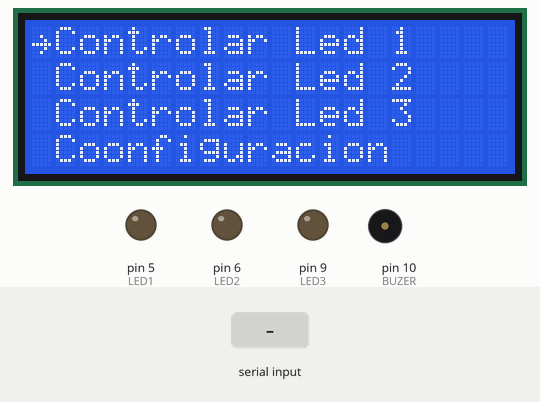
This sketch was run on a simulated Arduino Uno, built with avr-gcc and run on an emulated ATmega328P. On the bench: 20×4 character LCD, output pins drawn as LEDs (lit = HIGH), buzzer (waves = sounding). Inputs (shaded band) come from the test bench. What the sketch prints to the serial monitor is not drawn.

Above: at 1.3 s.
1.4 s: "a" received over Serial
At 1.9 s:
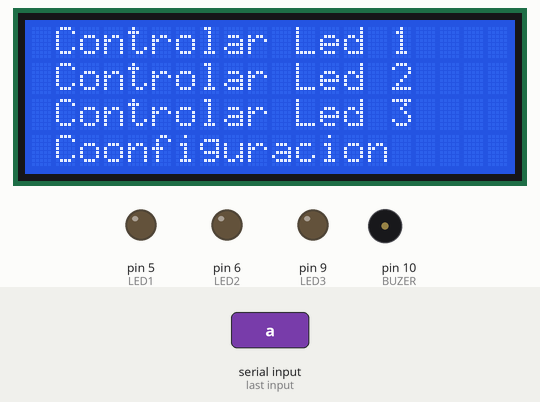
3.0 s: "a" received over Serial
At 4.3 s:
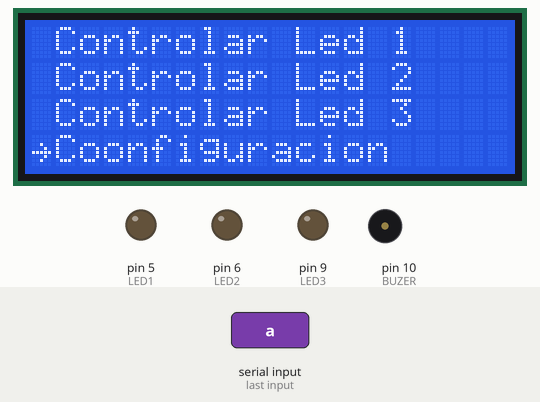
4.6 s: "o" received over Serial
At 6.3 s:
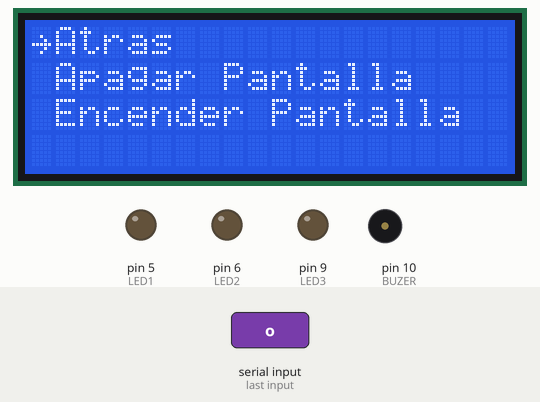
6.6 s: "s" received over Serial
At 7.7 s:
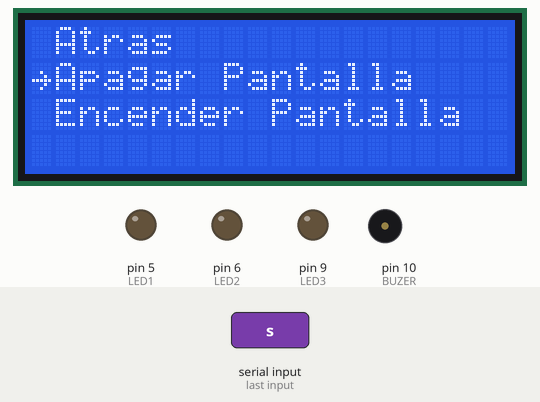
8.6 s: "s" received over Serial
At 10.3 s:
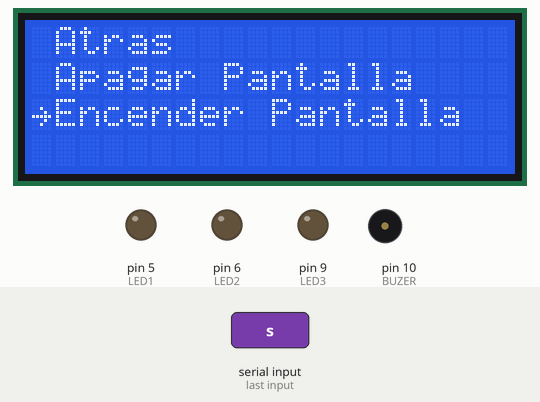
10.6 s: "s" received over Serial
At 11.0 s:
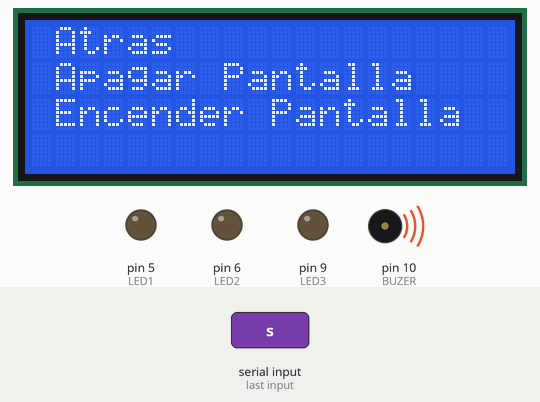
Timing chart, 0 to 13.6 s (numbered marks = the images above; inputs shaded):
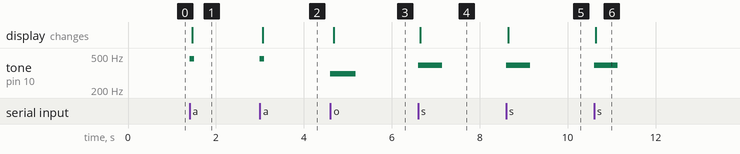

The sketch:

MenuPantalla.ino
```cpp
#include <Wire.h>
#include <LiquidCrystal_I2C.h>
#include <LiquidMenu.h>

#define DIRECCION 0X27
#define FILAS 4
#define COLUM 20

/////   Salidas
#define LED1 5
#define LED2 6
#define LED3 9
#define BUZER 10

LiquidCrystal_I2C lcd(DIRECCION, COLUM, FILAS);


////////    Pantalla Principal
LiquidLine linea1(1, 0, "Controlar Led 1");
LiquidLine linea2(1, 1, "Controlar Led 2");
LiquidLine linea3(1, 2, "Controlar Led 3");
LiquidLine linea4(1, 3, "Coonfiguracion");

LiquidScreen pantallaPrinc(linea1, linea2, linea3, linea4);

/////////  Pantalla Control Led
LiquidLine linea1_Led(1, 0, "Atras");
LiquidLine linea2_Led(1, 1, "Encender");
LiquidLine linea3_Led(1, 2, "Apagar");

LiquidScreen pantallaLed(linea1_Led, linea2_Led, linea3_Led);

/////////  Pantalla Configuracion
LiquidLine linea1_Confi(1, 0, "Atras");
LiquidLine linea2_Confi(1, 1, "Apagar Pantalla");
LiquidLine linea3_Confi(1, 2, "Encender Pantalla");

LiquidScreen pantallaConfi(linea1_Confi, linea2_Confi, linea3_Confi);

LiquidMenu menu(lcd);   //, pantallaPrinc, pantallaLed, pantallaConfi

byte ledSeleccionado = 0;

#define FREC1 311
#define FREC2 392
#define FREC3 466

/////   Entradas
#define BAUDIOS 9600
#define BTNDERECHA 2
#define BTNIZQUIERDA 3
#define BTNCENTRO 4

///   Variables

unsigned long tiempoPitido = 0;
bool tempPitido = false;
int tiempoBuzer = 0;

void setup() {
  iniciarLCD();
  inicializar();
  iniciarEntradas();
  iniciarSalidas();
  focusAtachMenu();
}

void loop() {
  ///////  Menu
  apagarPitido();
  //selectOpcion();
  switch(Serial.read()){
    case 'a':
    Serial.println("Boton arriba");
        pitido(3, 100);
        menu.switch_focus(false);   ///Vamos hacia arriba
    break;

    case 's':
    Serial.println("Boton abajo");
      pitido(2, 100);
      menu.switch_focus(true);   ///Vamos hacia abajo
      delay(500);
    break;

    case 'o':
    Serial.println("Boton ok");
      pitido(1, 300);
      menu.call_function(1);
      delay(500);
    break;
  }
  ///////  Fin Menu

}

//////  Pantalla principal

void fnLinea1(){
  Serial.println("Estoy en funcion linea 2");
  menu.change_screen(2);
  menu.set_focusedLine(0);
  ledSeleccionado = 1;
}

void fnLinea2(){
  Serial.println("Estoy en funcion linea 3");
  menu.change_screen(2);
  menu.set_focusedLine(0);
  ledSeleccionado = 2;
}

void fnLinea3(){
  Serial.println("Estoy en funcion linea 4");
  menu.change_screen(2);
  menu.set_focusedLine(0);
  ledSeleccionado = 3;
}

void fnLinea4(){
  Serial.println("Estoy en funcion linea 7");
  menu.change_screen(3);
  menu.set_focusedLine(0);
}

//////  Pantalla Led
void fnLinea1_Led(){
  Serial.println("Estoy en funcion linea 1 de led");
  menu.change_screen(1);
  menu.set_focusedLine(0);
}

void fnLinea2_Led(){
  Serial.println("Estoy en funcion linea 2 de led");
  controlaLed(HIGH);
}

void fnLinea3_Led(){
  Serial.println("Estoy en funcion linea 3 de led");
  controlaLed(LOW);
}

//////  Pantalla Configuracion
void fnLinea1_Confi(){
  Serial.println("Estoy en funcion linea 1 de Configuracion");
  menu.change_screen(1);
  menu.set_focusedLine(0);
}

void fnLinea2_Confi(){
  Serial.println("Estoy en funcion linea 2 de Configuracion");
}

void fnLinea3_Confi(){
  Serial.println("Estoy en funcion linea 3 de Configuracion");
}

void controlaLed(bool s){
  switch(ledSeleccionado){
    case 0:
    digitalWrite(LED1, s);
    digitalWrite(LED2, s);
    digitalWrite(LED3, s);
    break;
    case 1:
    digitalWrite(LED1, s);
    break;
    case 2:
    digitalWrite(LED2, s);
    break;
    case 3:
    digitalWrite(LED3, s);
    break;
  }
}

void menuAtras(){
  menu.change_screen(1);
  menu.set_focusedLine(0);
}

/////   Funciones
void iniciarEntradas(){
  pinMode(BTNDERECHA, INPUT_PULLUP);
  pinMode(BTNIZQUIERDA, INPUT_PULLUP);
  pinMode(BTNCENTRO, INPUT_PULLUP);
}

void iniciarSalidas(){
  pinMode(LED1, OUTPUT);
  pinMode(LED2, OUTPUT);
  pinMode(LED3, OUTPUT);
  pinMode(BUZER, OUTPUT);
}

void inicializar(){
  Serial.begin(BAUDIOS);
}

void iniciarLCD(){
  lcd.begin();
  lcd.backlight();
  lcd.setCursor(0, 0);
  lcd.print("     BIENVENIDO");
  lcd.setCursor(0, 1);
  lcd.print("   SERGIO ROMERO");
  menu.init();
}

bool btnPulsado(byte boton){    //0 --> Btn Derecha, 1 --> Btn Izquierda, 2 --> Btn Centro
  bool resp = false;
  switch(boton){
    case 0:
      if(!digitalRead(BTNDERECHA))
        resp = true;
        //Serial.println("Boton Derecho pulsado");
      break;
    case 1:
      if(!digitalRead(BTNIZQUIERDA))
        Serial.println("Boton Izquierda pulsado");
      break;
    case 2:
      if(!digitalRead(BTNCENTRO))
        Serial.println("Boton Centro pulsado");
      break;
    default:
      Serial.println("Este boton no existe");
  }
  return resp;
}

void controlLed(byte led, byte luminusidad){  //1 --> Led1, 2 --> Led2, 3 --> Led3
  switch(led){
    case 1:
      analogWrite(LED1, luminusidad);
      break;
    case 2:
      analogWrite(LED2, luminusidad);
      break;
    case 3:
      analogWrite(LED3, luminusidad);
      break;
    default:
      Serial.println("Este led no existe");
  }
}

void pitido(byte frec, int tP){
  tempPitido = true;
  switch(frec){
    case 1:
      tone(BUZER, FREC1);
      break;
    case 2:
      tone(BUZER, FREC2);
      break;
    case 3:
      tone(BUZER, FREC3);
      break;
    default:
      Serial.println("Esta frecuencia no existe");
      tempPitido = false;
  }
  if(tempPitido){
    tiempoPitido = millis();
    tiempoBuzer = tP;
  }
}

void focusAtachMenu(){
  /////Pantalla principal
  linea1.set_focusPosition(Position::LEFT);
  linea2.set_focusPosition(Position::LEFT);
  linea3.set_focusPosition(Position::LEFT);
  linea4.set_focusPosition(Position::LEFT);

  linea1.attach_function(1, fnLinea1);
  linea2.attach_function(1, fnLinea2);
  linea3.attach_function(1, fnLinea3);
  linea4.attach_function(1, fnLinea4);

  menu.add_screen(pantallaPrinc);

  /////Pantalla Led
  linea1_Led.set_focusPosition(Position::LEFT);
  linea2_Led.set_focusPosition(Position::LEFT);
  linea3_Led.set_focusPosition(Position::LEFT);

  linea1_Led.attach_function(1, fnLinea1_Led);
  linea2_Led.attach_function(1, fnLinea2_Led);
  linea3_Led.attach_function(1, fnLinea3_Led);

  menu.add_screen(pantallaLed);

  /////Pantalla Configuracion
  linea1_Confi.set_focusPosition(Position::LEFT);
  linea2_Confi.set_focusPosition(Position::LEFT);
  linea3_Confi.set_focusPosition(Position::LEFT);

  linea1_Confi.attach_function(1, fnLinea1_Confi);
  linea2_Confi.attach_function(1, fnLinea2_Confi);
  linea3_Confi.attach_function(1, fnLinea3_Confi);

  menu.add_screen(pantallaConfi);

  ///// Numero de filas
  pantallaPrinc.set_displayLineCount(4);
  pantallaLed.set_displayLineCount(4);
  pantallaConfi.set_displayLineCount(4);

  menu.set_focusedLine(0);
  menu.update();
}

void selectOpcion(){
    if(!digitalRead(BTNCENTRO)){
      Serial.println("Boton central");
      pitido(1, 300);
      menu.call_function(1);
      delay(500);
  }
}

void direccionOpcion(){
  if(!digitalRead(BTNDERECHA) || !digitalRead(BTNIZQUIERDA)){
    if(!digitalRead(BTNDERECHA)){
        Serial.println("Boton derecha");
        pitido(2, 100);
        menu.switch_focus(true);   ///Vamos hacia abajo
    }
    if(!digitalRead(BTNIZQUIERDA)){
        Serial.println("Boton izquierda");
        pitido(3, 100);
        menu.switch_focus(false);   ///Vamos hacia arriba
    }
    menu.update();
  }
}

///Apagar pitido

void apagarPitido(){
  if((millis() - tiempoPitido > tiempoBuzer)  && tempPitido){
  noTone(BUZER);
  tempPitido = false;
  }
}
//////////////
```

Measured:
- after the input at 1.4 s, tone on pin 10 (BUZER): silent → 466 Hz at once, → silent 0.10 s later; the display: changes after 0.06 s (image 1)
- after the input at 3.0 s, tone on pin 10 (BUZER): silent → 466 Hz at once, → silent 0.10 s later; the display: changes after 0.06 s (image 2)
- after the input at 4.6 s, tone on pin 10 (BUZER): silent → 311 Hz at once, → silent 0.58 s later; the display: changes after 0.08 s (image 3)
- after the input at 6.6 s, tone on pin 10 (BUZER): silent → 392 Hz at once, → silent 0.54 s later; the display: changes at once (image 4)
- after the input at 8.6 s, tone on pin 10 (BUZER): silent → 392 Hz at once, → silent 0.54 s later; the display: changes at once (image 5)
- after the input at 10.6 s, tone on pin 10 (BUZER): silent → 392 Hz at once, → silent 0.54 s later; the display: changes at once (image 6)
